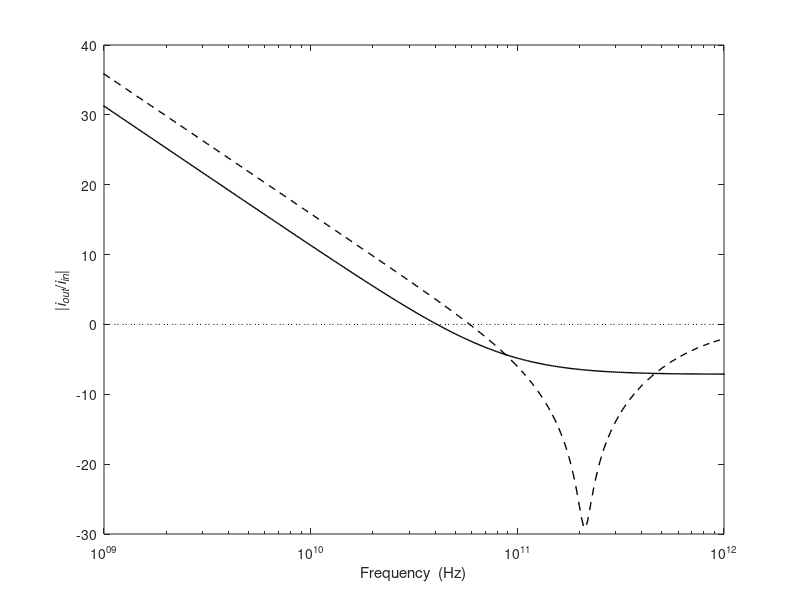

Here is the MATLAB script that generated this plot:
% 2.3.8   current gain versus frequency for L = 65 nm and gm/ID = 9.6 S/A
clear all
close all
addpath ../../lib

% Load SPICE data
load Fig2_29.mat
magdb = 20*log10(abs(idn./ign));
magdb_neut = 20*log10(abs(idn_neut./ign_neut));

h = figure;
semilogx(f, zeros(1, length(f)), 'k:');
hold on;
semilogx(f, magdb, 'k-', 'linewidth', 1);
semilogx(f, magdb_neut, 'k--', 'linewidth', 1);
xlabel('Frequency  (Hz)')
ylabel('|{\iti_o_u_t}/{\iti_i_n}|')
axis([1e9 1e12 -30 40]);

%format_and_save(h, 'Fig2_29')
